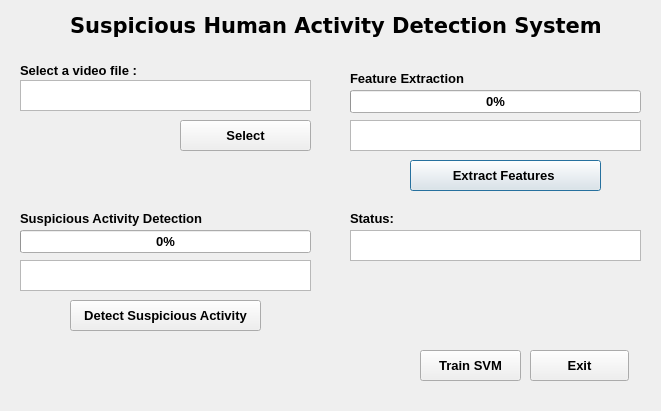
<?xml version="1.0" encoding="UTF-8"?>
<ui version="4.0">
 <class>Dialog</class>
 <widget class="QDialog" name="Dialog">
  <property name="geometry">
   <rect>
    <x>0</x>
    <y>0</y>
    <width>661</width>
    <height>411</height>
   </rect>
  </property>
  <property name="sizePolicy">
   <sizepolicy hsizetype="Fixed" vsizetype="Fixed">
    <horstretch>0</horstretch>
    <verstretch>0</verstretch>
   </sizepolicy>
  </property>
  <property name="minimumSize">
   <size>
    <width>661</width>
    <height>411</height>
   </size>
  </property>
  <property name="maximumSize">
   <size>
    <width>661</width>
    <height>411</height>
   </size>
  </property>
  <property name="font">
   <font>
    <pointsize>10</pointsize>
    <weight>75</weight>
    <italic>false</italic>
    <bold>true</bold>
   </font>
  </property>
  <property name="windowTitle">
   <string>SHADoVS</string>
  </property>
  <widget class="QLabel" name="label">
   <property name="geometry">
    <rect>
     <x>70</x>
     <y>0</y>
     <width>541</width>
     <height>51</height>
    </rect>
   </property>
   <property name="font">
    <font>
     <family>DejaVu Sans</family>
     <pointsize>16</pointsize>
     <weight>75</weight>
     <bold>true</bold>
    </font>
   </property>
   <property name="frameShadow">
    <enum>QFrame::Sunken</enum>
   </property>
   <property name="text">
    <string>Suspicious Human Activity Detection System</string>
   </property>
  </widget>
  <widget class="QLabel" name="label_2">
   <property name="geometry">
    <rect>
     <x>20</x>
     <y>60</y>
     <width>311</width>
     <height>20</height>
    </rect>
   </property>
   <property name="font">
    <font>
     <pointsize>10</pointsize>
    </font>
   </property>
   <property name="text">
    <string>Select a video file :</string>
   </property>
  </widget>
  <widget class="QTextBrowser" name="textBrowser">
   <property name="geometry">
    <rect>
     <x>20</x>
     <y>80</y>
     <width>291</width>
     <height>31</height>
    </rect>
   </property>
  </widget>
  <widget class="QPushButton" name="detect">
   <property name="geometry">
    <rect>
     <x>410</x>
     <y>160</y>
     <width>191</width>
     <height>31</height>
    </rect>
   </property>
   <property name="text">
    <string>Extract Features </string>
   </property>
  </widget>
  <widget class="QTextBrowser" name="status">
   <property name="geometry">
    <rect>
     <x>350</x>
     <y>230</y>
     <width>291</width>
     <height>31</height>
    </rect>
   </property>
  </widget>
  <widget class="QPushButton" name="suspicious">
   <property name="geometry">
    <rect>
     <x>70</x>
     <y>300</y>
     <width>191</width>
     <height>31</height>
    </rect>
   </property>
   <property name="text">
    <string>Detect Suspicious Activity</string>
   </property>
  </widget>
  <widget class="QPushButton" name="browse">
   <property name="geometry">
    <rect>
     <x>180</x>
     <y>120</y>
     <width>131</width>
     <height>31</height>
    </rect>
   </property>
   <property name="text">
    <string>Select</string>
   </property>
  </widget>
  <widget class="QProgressBar" name="progressBar1">
   <property name="geometry">
    <rect>
     <x>350</x>
     <y>90</y>
     <width>291</width>
     <height>23</height>
    </rect>
   </property>
   <property name="value">
    <number>0</number>
   </property>
  </widget>
  <widget class="QProgressBar" name="progressBar2">
   <property name="geometry">
    <rect>
     <x>20</x>
     <y>230</y>
     <width>291</width>
     <height>23</height>
    </rect>
   </property>
   <property name="value">
    <number>0</number>
   </property>
  </widget>
  <widget class="QTextBrowser" name="feature_status">
   <property name="geometry">
    <rect>
     <x>350</x>
     <y>120</y>
     <width>291</width>
     <height>31</height>
    </rect>
   </property>
  </widget>
  <widget class="QTextBrowser" name="activity_status">
   <property name="geometry">
    <rect>
     <x>20</x>
     <y>260</y>
     <width>291</width>
     <height>31</height>
    </rect>
   </property>
  </widget>
  <widget class="QPushButton" name="exit">
   <property name="geometry">
    <rect>
     <x>530</x>
     <y>350</y>
     <width>99</width>
     <height>31</height>
    </rect>
   </property>
   <property name="text">
    <string>Exit</string>
   </property>
  </widget>
  <widget class="QLabel" name="label_4">
   <property name="geometry">
    <rect>
     <x>350</x>
     <y>70</y>
     <width>151</width>
     <height>17</height>
    </rect>
   </property>
   <property name="text">
    <string>Feature Extraction</string>
   </property>
  </widget>
  <widget class="QLabel" name="label_5">
   <property name="geometry">
    <rect>
     <x>20</x>
     <y>210</y>
     <width>201</width>
     <height>17</height>
    </rect>
   </property>
   <property name="text">
    <string>Suspicious Activity Detection</string>
   </property>
  </widget>
  <widget class="QLabel" name="label_3">
   <property name="geometry">
    <rect>
     <x>350</x>
     <y>210</y>
     <width>68</width>
     <height>17</height>
    </rect>
   </property>
   <property name="text">
    <string>Status:</string>
   </property>
  </widget>
  <widget class="QPushButton" name="pushButton">
   <property name="geometry">
    <rect>
     <x>420</x>
     <y>350</y>
     <width>101</width>
     <height>31</height>
    </rect>
   </property>
   <property name="text">
    <string>Train SVM</string>
   </property>
  </widget>
 </widget>
 <resources/>
 <connections/>
</ui>
